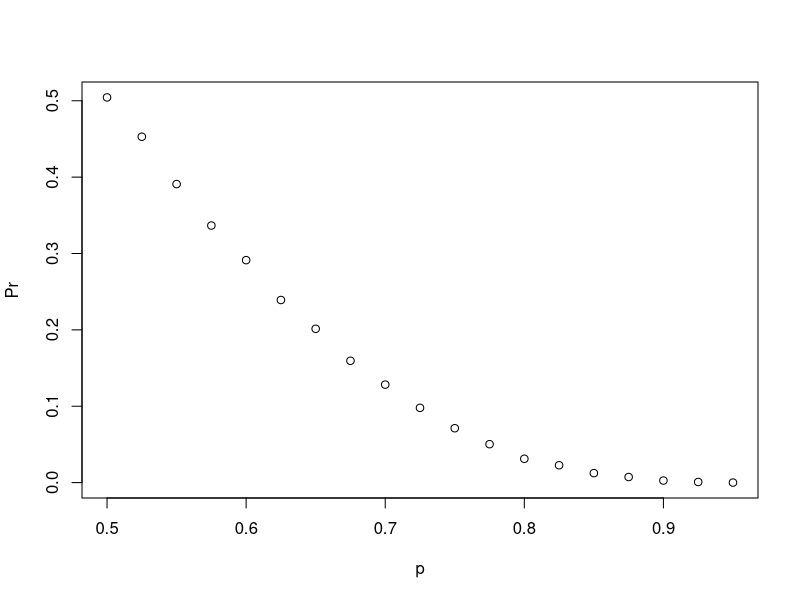
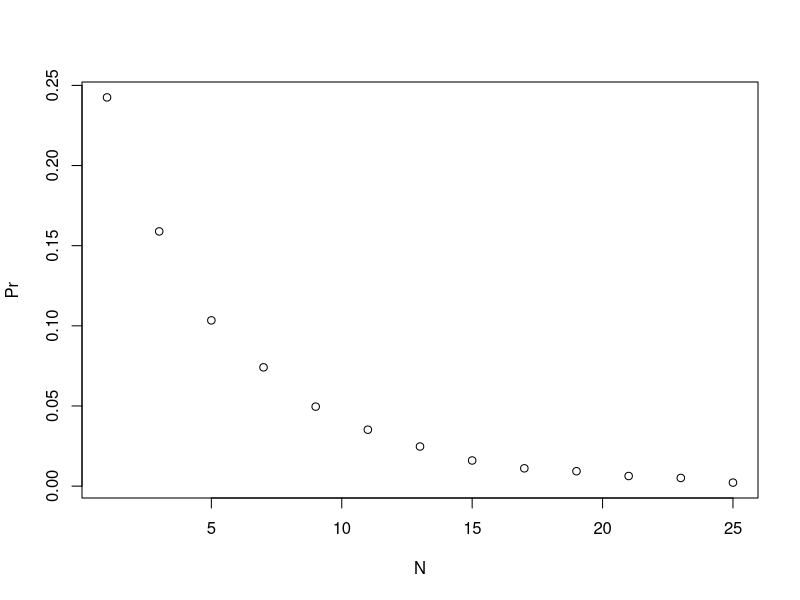

Source code (R) for these figures, in order:
# Two teams, say the Cavs and the Warriors, are playing a seven game championship series. 
#The first to win four games wins the series. The teams are equally good, so they each have a 50-50 chance of winning each game. 
#If the Cavs lose the first game, what is the probability that they win the series?

# Assign a variable 'n' as the number of remaining games.
n<- 6

# Assign a variable `outcomes` as a vector of possible game outcomes, where 0 indicates a loss and 1 indicates a win for the Cavs.
outcomes<- c(0,1)

# Assign a variable `l` to a list of all possible outcomes in all remaining games. Use the `rep` function on `list(outcomes)` to create list of length `n`.
l<- rep(list(outcomes),n)

# Create a data frame named 'possibilities' that contains all combinations of possible outcomes for the remaining games.
possibilities<- expand.grid(l) # The expand.grid function has functionality beyond what is shown in the video. When you run it on a list,
#it creates all possible combinations of elements in the list.

# Create a vector named 'results' that indicates whether each row in the data frame 'possibilities' contains enough wins for the Cavs to win the series.
rowSums(possibilities)>=4 #Identifies which combinations of game outcomes result in the Cavs winning the number of games necessary to win the series.
results<- mean(rowSums(possibilities)>=4)
results

#--------------------
# The Cavs and the Warriors - Monte Carlo
# The variable `B` specifies the number of times we want the simulation to run. Let's run the Monte Carlo simulation 10,000 times.
B <- 10000

# Use the `set.seed` function to make sure your answer matches the expected result after random sampling.
set.seed(1)

# Create an object called `results` that replicates for `B` iterations a simulated series and determines whether that series contains at least four wins for the Cavs.
results<- replicate(B,{
  results<- sample(c(0,1),6,replace=TRUE) #Picks six at random
  sum_results<- sum(results)
  results_higher_or_equal_4<- sum_results>=4 #Sees if the sum of the results is higher or equal to 4
})
mean(results)

#--------------------
# A and B play a series - part 1
# Two teams, A and B, are playing a seven series game series. Team A is better than team B and has a p>0.5 chance of winning each game.
# Use the function sapply to compute the probability, call it Pr of winning for p <- seq(0.5, 0.95, 0.025).
# Then plot the result plot(p, Pr)

# Let's assign the variable 'p' as the vector of probabilities that team A will win.
p <- seq(0.5, 0.95, 0.025) #Creates a sequence from 0.5 to 0.95 with intervals of 0.025

# Given a value 'p', the probability of winning the series for the underdog team B can be computed with the following function based on a Monte Carlo simulation:
prob_win <- function(p){
  B <- 10000
  result <- replicate(B, {
    b_win <- sample(c(1,0), 7, replace = TRUE, prob = c(1-p, p)) #7 because there are seven games
    sum(b_win)>=4 #4 because they need to win 4
  })
  mean(result)
}

# Apply the 'prob_win' function across the vector of probabilities that team A will win to determine the probability that team B will win. Call this object 'Pr'.
Pr<- sapply(p,prob_win)

# Plot the probability 'p' on the x-axis and 'Pr' on the y-axis.
plot(p,Pr)
#--------------------

# Repeat the previous exercise, but now keep the probability that team A wins fixed at p <- 0.75 and compute the probability for different series lengths.
# Given a value 'p', the probability of winning the series for the underdog team B can be computed with the following function based on a Monte Carlo simulation:
prob_win <- function(N, p=0.75){ #N is defined as the number of matches
  B <- 10000
  result <- replicate(B, {
    b_win <- sample(c(1,0), N, replace = TRUE, prob = c(1-p, p))
    sum(b_win)>=(N+1)/2 #OJO: If the number of matches is 7, to win you must win (7+1)/2 games, which is 4 in this case
  })
  mean(result)
}

# Assign the variable 'N' as the vector of series lengths. Use only odd numbers ranging from 1 to 25 games.
# We use odd number like 'N' because the number of matches can't be an even number. For example, if it's 8, there can be a tie
N<- seq(1,25,2)

# Apply the 'prob_win' function across the vector of series lengths to determine the probability that team B will win. Call this object `Pr`.
Pr<- sapply(N,prob_win)

# Plot the number of games in the series 'N' on the x-axis and 'Pr' on the y-axis.
plot(N,Pr)
